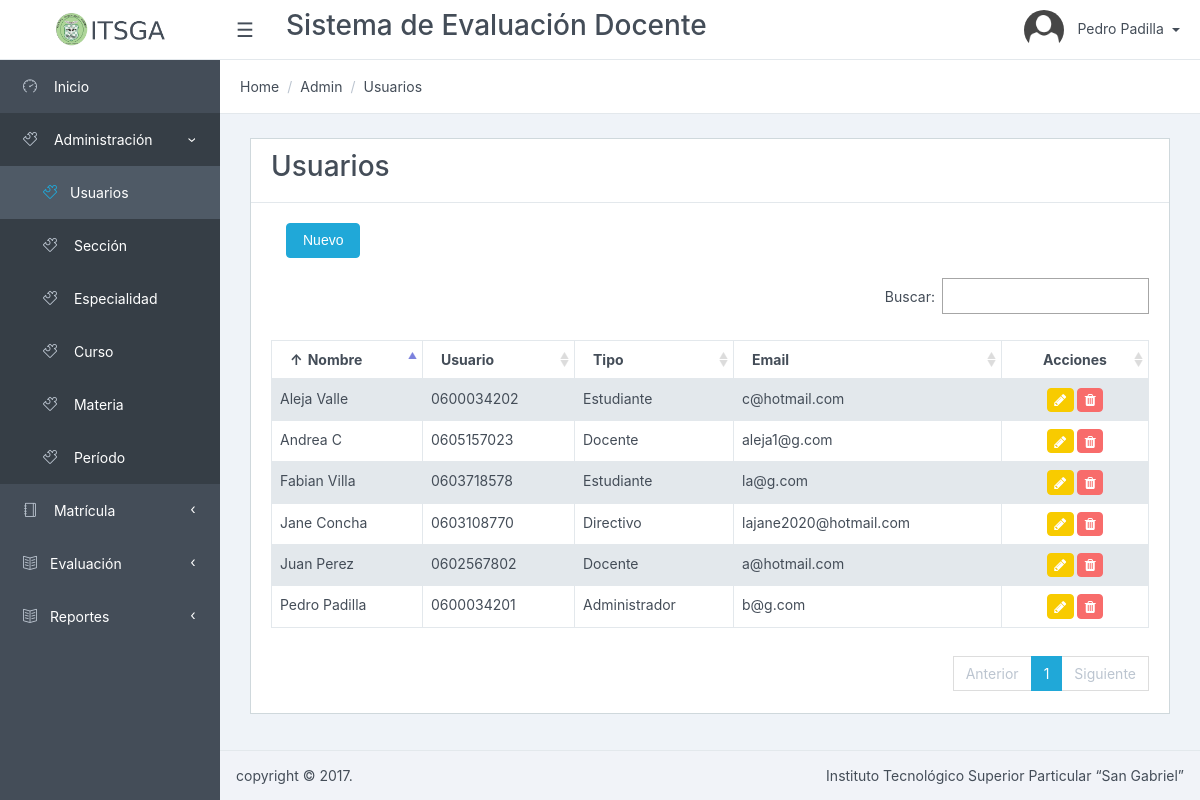
Screenshot of /Usuario/listar/ (signed in) with the database file from the repository.
### tables this page shows
CREATE TABLE `usuario` (
  `usuario_id` int(11) NOT NULL AUTO_INCREMENT,
  `cedula` varchar(10) NOT NULL,
  `nombres` varchar(128) NOT NULL,
  `apellidos` varchar(128) NOT NULL,
  `password` varchar(45) NOT NULL,
  `direccion` varchar(512) DEFAULT NULL,
  `telefono` varchar(10) DEFAULT NULL,
  `celular` varchar(10) DEFAULT NULL,
  `email` varchar(512) DEFAULT NULL,
  `estado` tinyint(1) NOT NULL DEFAULT '1',
  `tipo_usuario_id` int(11) NOT NULL,
  `especialidad_id` int(11) DEFAULT NULL,
  PRIMARY KEY (`usuario_id`),
  KEY `fk_usuario_tipo_usuario` (`tipo_usuario_id`),
  CONSTRAINT `fk_usuario_tipo_usuario` FOREIGN KEY (`tipo_usuario_id`) REFERENCES `tipo_usuario` (`tipo_usuario_id`) ON DELETE NO ACTION ON UPDATE NO ACTION
);

CREATE TABLE `tipo_usuario` (
  `tipo_usuario_id` int(11) NOT NULL AUTO_INCREMENT,
  `nombre` varchar(128) NOT NULL,
  `estado` tinyint(1) NOT NULL DEFAULT '1',
  PRIMARY KEY (`tipo_usuario_id`)
);

### app/controllers/UsuarioController.php (called while the page is built, shortened)
<?php
require_once (PATH_MODELS . "/UsuarioModel.php");
class UsuarioController {
	public function listar() {
		$model = new UsuarioModel();
		$datos = $model->getlistadoUsuario();
		require_once PATH_VIEWS."/Usuario/view.list.php";
	}
}

### index.php (called while the page is built, shortened)
<?php
if(isset($_GET['action'])){
	$redirect = ($_GET['action']!='')?$_GET['action']:"listar";
}
$controller = new $controllerName();
$controller->$redirect();
?>

### public/views/Usuario/index.php (called while the page is built, shortened)
<?php
require_once("../../../index.php");
?>

### app/models/BaseModel.php (called while the page is built, shortened)
<?php
class BaseModel {
	private $pdo;
	private function openConexion() {
		try {
			$this->pdo = new PDO ( 'mysql:host=' . HOSTNAME_DATABASE . ';dbname=' . DATABASE . ';charset=utf8', USERNAME, PASSWORD );
			$this->pdo->setAttribute ( PDO::ATTR_ERRMODE, PDO::ERRMODE_EXCEPTION );
		} catch ( Exception $e ) {
			die ( $e->getMessage () );
		}
	}
	private function closeConexion() {
		$this->pdo = null;
	}
	public function execSql($sql, $parameters, $list = false, $obtainId = false) {
		try {
			$stm = $this->pdo->prepare ( $sql );
			$stm->execute ( $parameters );
			if ($obtainId) {
				$result = $this->pdo->lastInsertId ();
			} else {
				if ($list) {
					$result = $stm->fetchAll ( PDO::FETCH_OBJ );
				} else {
					$result = $stm->fetch ( PDO::FETCH_OBJ );
				}
			}
		} catch ( Exception $e ) {
			die ( $e->getMessage () );
		}
		return $result;
	}
}

### app/models/UsuarioModel.php (called while the page is built, shortened)
<?php
require_once(PATH_MODELS."/BaseModel.php");
class UsuarioModel {
	public function getlistadoUsuario(){
		$model = new BaseModel();
		$sql = "select u.*, u.usuario_id as id,t.nombre as tipo_usuario_nombre from usuario as u
				inner join tipo_usuario t on u.tipo_usuario_id= t.tipo_usuario_id
				where u.estado = 1";
		return $model->execSql($sql, array(),true);
	}
}

### public/views/Usuario/view.list.php (the view, shortened to what this page needs)
<?php $title = "Usuarios";?>
<?php include_once PATH_TEMPLATE.'/header.php';?>
<div class="card">
<div class="card-header">
    	<h3>Usuarios</h3>
</div>
<div class="card-block">
	<div class="col-lg-12">
		<button type="button" data-id="0" class="btn btn-primary" data-toggle="modal" data-target="#myModal">
          Nuevo
         </button>
	</div>
	<table class="table table-striped table-bordered table-hover" id="dataTables-example" >
    <thead>
	    <tr>
	    	<th>Nombre</th>
	    	<th>Usuario</th>
		    <th>Tipo</th>
		    <th>Email</th>
		    <th style="text-align: center;">Acciones</th>
	    </tr>
    </thead>
    <tbody>
    	<?php foreach ($datos as $item) {
    		echo "<tr><td>".$item->nombres." ".$item->apellidos."</td>";
    		echo "<td>".$item->cedula."</td>";
    		echo "<td>".$item->tipo_usuario_nombre."</td>";
    		echo "<td>".$item->email." </td>";
    		echo "<td align='center'><a href='#' class='btn btn-warning btn-sm' data-id='".$item->id."' data-toggle='modal' data-target='#myModal' title='Editar' ><i class='fa fa-pencil'></i></a>
					  <a href='javascript:if(confirm(\"Est\u00e1 seguro que desea eliminar el elemento seleccionado?\")){redirect(".$item->id.");}' class='btn btn-danger btn-sm' title='Eliminar'><i class='fa fa-trash'></i></a></td>";
    	}?>
    </tbody>
    </table>
</div>
</div>
<?php include_once PATH_TEMPLATE.'/footer.php';?>
<link href="<?php echo PATH_CSS; ?>/dataTables.bootstrap.css" rel="stylesheet">
<link href="<?php echo PATH_CSS; ?>/bootstrapValidator.min.css" rel="stylesheet">
</body>
</html>

### public/template/header.php (shortened to what this page needs)
<!DOCTYPE html>
<html lang="en">
<head>
    <link href="<?php echo PATH_CSS; ?>/font-awesome.min.css" rel="stylesheet">
    <link href="<?php echo PATH_CSS; ?>/simple-line-icons.css" rel="stylesheet">
     <link href="<?php echo PATH_CSS; ?>/style.css" rel="stylesheet">
</head>
<body class="app header-fixed sidebar-fixed aside-menu-fixed aside-menu-hidden">
    <header class="app-header navbar">
        <a class="navbar-brand" href="#"></a>
        <ul class="nav navbar-nav d-md-down-none">
            <li class="nav-item">
                <a class="nav-link navbar-toggler sidebar-toggler" href="#">☰</a>
            </li>
            <li class="nav-item px-3">
                <h3>Sistema de Evaluaci&oacute;n Docente</h3>
            </li>
        </ul>
        <ul class="nav navbar-nav ml-auto" style="padding-right: 20px;">
            <li class="nav-item dropdown">
                <a class="nav-link dropdown-toggle nav-link" data-toggle="dropdown" href="#" role="button" aria-haspopup="true" aria-expanded="false">
                    <img src="<?php echo PATH_IMAGES; ?>/avatars/avatar.png" class="img-avatar" alt="admin@bootstrapmaster.com">
                    <span class="d-md-down-none"><?php echo $_SESSION['SESSION_USER']->nombres." ".$_SESSION['SESSION_USER']->apellidos; ?></span>
                </a>
            </li>
        </ul>
    </header>
    <div class="app-body">
        <div class="sidebar">
            <nav class="sidebar-nav">
                <ul class="nav">
                    <li class="nav-item">
                        <a class="nav-link" href="../../Seguridad/inicio/"><i class="icon-speedometer"></i> Inicio </a>
                    </li>
                     <?php if($_SESSION['SESSION_USER']->tipo_usuario_id ==1):?>
                    <li class="nav-item nav-dropdown">
                        <a class="nav-link nav-dropdown-toggle" href="#"><i class="icon-puzzle"></i> Administraci&oacute;n</a>
                        <ul class="nav-dropdown-items">
                            <li class="nav-item">
                                <a class="nav-link tab-link" href="../../Usuario/listar/"><i class="icon-puzzle"></i>Usuarios</a>
                            </li>
                            <li class="nav-item">
                                <a class="nav-link tab-link" href="../../Seccion/listar/"><i class="icon-puzzle"></i> Secci&oacute;n</a>
                            </li>
                            <li class="nav-item">
                                <a class="nav-link tab-link" href="../../Especialidad/listar/"><i class="icon-puzzle"></i> Especialidad</a>
                            </li>
                            <li class="nav-item">
                                <a class="nav-link tab-link" href="../../Curso/listar/"><i class="icon-puzzle"></i> Curso</a>
                            </li>
                            <li class="nav-item">
                                <a class="nav-link tab-link" href="../../Materia/listar/"><i class="icon-puzzle"></i> Materia</a>
                            </li>
                            <li class="nav-item">
                                <a class="nav-link tab-link" href="../../Periodo/listar/"><i class="icon-puzzle"></i> Per&iacute;odo</a>
                            </li>
                        </ul>
                    </li>
                    <li class="nav-item nav-dropdown">
                        <a class="nav-link nav-dropdown-toggle" href="#"><i class="icon-notebook"></i> Matr&iacute;cula</a>
                    </li>
                    <li class="nav-item nav-dropdown">
                        <a class="nav-link nav-dropdown-toggle" href="#"><i class="icon-book-open"></i>Evaluaci&oacute;n</a>
                    </li>
                    <li class="nav-item nav-dropdown">
                        <a class="nav-link nav-dropdown-toggle" href="#"><i class="icon-book-open"></i>Reportes</a>
                    </li>
                <?php endif; ?>
                </ul>
            </nav>
        </div>
        <main class="main">
            <ol class="breadcrumb">
                <li class="breadcrumb-item">Home</li>
                <li class="breadcrumb-item">Admin</li>
                <li class="breadcrumb-item"><?php echo $title; ?></li>
            </ol>
			<div class="container-fluid">

### public/template/footer.php (shortened to what this page needs)
</div>
</main>
</div>
    <footer class="app-footer">
        copyright © 2017.
        <span class="float-right">Instituto Tecnológico Superior Particular “San Gabriel”
        </span>
    </footer>
</body>
</html>

### rows the page displays
usuario: nombres "Pedro", apellidos "Padilla", cedula "0600034201", tipo_usuario.nombre "Administrador", email "b@g.com"
usuario: nombres "Juan", apellidos "Perez", cedula "0602567802", tipo_usuario.nombre "Docente", email "a@hotmail.com"
usuario: nombres "Aleja", apellidos "Valle", cedula "0600034202", tipo_usuario.nombre "Estudiante", email "c@hotmail.com"
usuario: nombres "Fabian", apellidos "Villa", cedula "0603718578", tipo_usuario.nombre "Estudiante", email "la@g.com"
usuario: nombres "Jane", apellidos "Concha", cedula "0603108770", tipo_usuario.nombre "Directivo", email "lajane2020@hotmail.com"
usuario: nombres "Andrea", apellidos "C", cedula "0605157023", tipo_usuario.nombre "Docente", email "aleja1@g.com"

### other values shown
$title "Usuarios"
